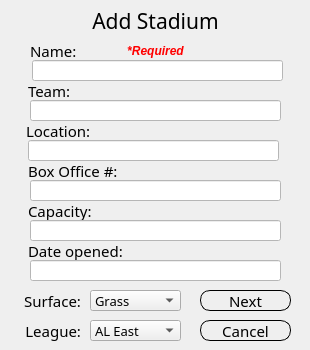
    <widget class="QWidget" name="addStadPage">
     <widget class="QLabel" name="addStadOpenedLabel">
      <property name="geometry">
       <rect>
        <x>28</x>
        <y>240</y>
        <width>251</width>
        <height>21</height>
       </rect>
      </property>
      <property name="font">
       <font>
        <family>Arial Rounded MT Bold</family>
        <pointsize>11</pointsize>
        <weight>50</weight>
        <italic>false</italic>
        <bold>false</bold>
       </font>
      </property>
      <property name="styleSheet">
       <string notr="true">background-color: transparent;
</string>
      </property>
      <property name="text">
       <string>Date opened:</string>
      </property>
      <property name="alignment">
       <set>Qt::AlignLeading|Qt::AlignLeft|Qt::AlignVCenter</set>
      </property>
     </widget>
     <widget class="QLineEdit" name="addStadTeamLineEdit">
      <property name="geometry">
       <rect>
        <x>30</x>
        <y>100</y>
        <width>251</width>
        <height>21</height>
       </rect>
      </property>
      <property name="font">
       <font>
        <family>Arial Rounded MT Bold</family>
        <pointsize>10</pointsize>
       </font>
      </property>
      <property name="styleSheet">
       <string notr="true">background-color: rgb(255, 255, 255);</string>
      </property>
     </widget>
     <widget class="QLabel" name="addStadSurfaceLabel">
      <property name="geometry">
       <rect>
        <x>10</x>
        <y>290</y>
        <width>71</width>
        <height>21</height>
       </rect>
      </property>
      <property name="font">
       <font>
        <family>Arial Rounded MT Bold</family>
        <pointsize>11</pointsize>
        <weight>50</weight>
        <italic>false</italic>
        <bold>false</bold>
       </font>
      </property>
      <property name="styleSheet">
       <string notr="true">background-color: transparent;
</string>
      </property>
      <property name="text">
       <string>Surface:</string>
      </property>
      <property name="alignment">
       <set>Qt::AlignRight|Qt::AlignTrailing|Qt::AlignVCenter</set>
      </property>
     </widget>
     <widget class="QLabel" name="addStadTeamLabel">
      <property name="geometry">
       <rect>
        <x>28</x>
        <y>80</y>
        <width>251</width>
        <height>21</height>
       </rect>
      </property>
      <property name="font">
       <font>
        <family>Arial Rounded MT Bold</family>
        <pointsize>11</pointsize>
        <weight>50</weight>
        <italic>false</italic>
        <bold>false</bold>
       </font>
      </property>
      <property name="styleSheet">
       <string notr="true">background-color: transparent;
</string>
      </property>
      <property name="text">
       <string>Team:</string>
      </property>
      <property name="alignment">
       <set>Qt::AlignLeading|Qt::AlignLeft|Qt::AlignVCenter</set>
      </property>
     </widget>
     <widget class="QLineEdit" name="addStadOpenedLineEdit">
      <property name="geometry">
       <rect>
        <x>30</x>
        <y>260</y>
        <width>251</width>
        <height>21</height>
       </rect>
      </property>
      <property name="font">
       <font>
        <family>Arial Rounded MT Bold</family>
        <pointsize>10</pointsize>
       </font>
      </property>
      <property name="styleSheet">
       <string notr="true">background-color: rgb(255, 255, 255);</string>
      </property>
      <property name="text">
       <string/>
      </property>
     </widget>
     <widget class="QLabel" name="addStadLocLabel">
      <property name="geometry">
       <rect>
        <x>26</x>
        <y>120</y>
        <width>251</width>
        <height>21</height>
       </rect>
      </property>
      <property name="font">
       <font>
        <family>Arial Rounded MT Bold</family>
        <pointsize>11</pointsize>
        <weight>50</weight>
        <italic>false</italic>
        <bold>false</bold>
       </font>
      </property>
      <property name="styleSheet">
       <string notr="true">background-color: transparent;
</string>
      </property>
      <property name="text">
       <string>Location:</string>
      </property>
      <property name="alignment">
       <set>Qt::AlignLeading|Qt::AlignLeft|Qt::AlignVCenter</set>
      </property>
     </widget>
     <widget class="QLineEdit" name="addStadLocLineEdit">
      <property name="geometry">
       <rect>
        <x>28</x>
        <y>140</y>
        <width>251</width>
        <height>21</height>
       </rect>
      </property>
      <property name="font">
       <font>
        <family>Arial Rounded MT Bold</family>
        <pointsize>10</pointsize>
       </font>
      </property>
      <property name="styleSheet">
       <string notr="true">background-color: rgb(255, 255, 255);</string>
      </property>
     </widget>
     <widget class="QComboBox" name="addStadLeagueCombo">
      <property name="geometry">
       <rect>
        <x>90</x>
        <y>320</y>
        <width>91</width>
        <height>21</height>
       </rect>
      </property>
      <property name="font">
       <font>
        <family>Arial Rounded MT Bold</family>
        <pointsize>10</pointsize>
       </font>
      </property>
      <item>
       <property name="text">
        <string>AL East</string>
       </property>
      </item>
      <item>
       <property name="text">
        <string>AL Central</string>
       </property>
      </item>
      <item>
       <property name="text">
        <string>AL West</string>
       </property>
      </item>
      <item>
       <property name="text">
        <string>NL East</string>
       </property>
      </item>
      <item>
       <property name="text">
        <string>NL Central</string>
       </property>
      </item>
      <item>
       <property name="text">
        <string>NL West</string>
       </property>
      </item>
     </widget>
     <widget class="QLabel" name="addStadCapLabel">
      <property name="geometry">
       <rect>
        <x>28</x>
        <y>200</y>
        <width>251</width>
        <height>21</height>
       </rect>
      </property>
      <property name="font">
       <font>
        <family>Arial Rounded MT Bold</family>
        <pointsize>11</pointsize>
        <weight>50</weight>
        <italic>false</italic>
        <bold>false</bold>
       </font>
      </property>
      <property name="styleSheet">
       <string notr="true">background-color: transparent;
</string>
      </property>
      <property name="text">
       <string>Capacity:</string>
      </property>
      <property name="alignment">
       <set>Qt::AlignLeading|Qt::AlignLeft|Qt::AlignVCenter</set>
      </property>
     </widget>
     <widget class="QComboBox" name="addStadSurfaceCombo">
      <property name="geometry">
       <rect>
        <x>90</x>
        <y>290</y>
        <width>91</width>
        <height>21</height>
       </rect>
      </property>
      <property name="font">
       <font>
        <family>Arial Rounded MT Bold</family>
        <pointsize>10</pointsize>
       </font>
      </property>
      <item>
       <property name="text">
        <string>Grass</string>
       </property>
      </item>
      <item>
       <property name="text">
        <string>Artificial turf</string>
       </property>
      </item>
     </widget>
     <widget class="QLabel" name="addStadPhoneLabel">
      <property name="geometry">
       <rect>
        <x>28</x>
        <y>160</y>
        <width>251</width>
        <height>21</height>
       </rect>
      </property>
      <property name="font">
       <font>
        <family>Arial Rounded MT Bold</family>
        <pointsize>11</pointsize>
        <weight>50</weight>
        <italic>false</italic>
        <bold>false</bold>
       </font>
      </property>
      <property name="styleSheet">
       <string notr="true">background-color: transparent;
</string>
      </property>
      <property name="text">
       <string>Box Office #:</string>
      </property>
      <property name="alignment">
       <set>Qt::AlignLeading|Qt::AlignLeft|Qt::AlignVCenter</set>
      </property>
     </widget>
     <widget class="QLineEdit" name="addStadPhoneLineEdit">
      <property name="geometry">
       <rect>
        <x>30</x>
        <y>180</y>
        <width>251</width>
        <height>21</height>
       </rect>
      </property>
      <property name="font">
       <font>
        <family>Arial Rounded MT Bold</family>
        <pointsize>10</pointsize>
       </font>
      </property>
      <property name="styleSheet">
       <string notr="true">background-color: rgb(255, 255, 255);</string>
      </property>
     </widget>
     <widget class="QLabel" name="addStadLeagueLabel">
      <property name="geometry">
       <rect>
        <x>10</x>
        <y>320</y>
        <width>71</width>
        <height>21</height>
       </rect>
      </property>
      <property name="font">
       <font>
        <family>Arial Rounded MT Bold</family>
        <pointsize>11</pointsize>
        <weight>50</weight>
        <italic>false</italic>
        <bold>false</bold>
       </font>
      </property>
      <property name="styleSheet">
       <string notr="true">background-color: transparent;
</string>
      </property>
      <property name="text">
       <string>League:</string>
      </property>
      <property name="alignment">
       <set>Qt::AlignRight|Qt::AlignTrailing|Qt::AlignVCenter</set>
      </property>
     </widget>
     <widget class="QLineEdit" name="addStadCapLineEdit">
      <property name="geometry">
       <rect>
        <x>30</x>
        <y>220</y>
        <width>251</width>
        <height>21</height>
       </rect>
      </property>
      <property name="font">
       <font>
        <family>Arial Rounded MT Bold</family>
        <pointsize>10</pointsize>
       </font>
      </property>
      <property name="styleSheet">
       <string notr="true">background-color: rgb(255, 255, 255);</string>
      </property>
      <property name="text">
       <string/>
      </property>
     </widget>
     <widget class="QLabel" name="addStadLabel">
      <property name="geometry">
       <rect>
        <x>10</x>
        <y>0</y>
        <width>291</width>
        <height>41</height>
       </rect>
      </property>
      <property name="font">
       <font>
        <family>Arial Rounded MT Bold</family>
        <pointsize>16</pointsize>
        <weight>50</weight>
        <italic>false</italic>
        <bold>false</bold>
       </font>
      </property>
      <property name="styleSheet">
       <string notr="true">background-color: transparent;
</string>
      </property>
      <property name="text">
       <string>Add Stadium</string>
      </property>
      <property name="alignment">
       <set>Qt::AlignCenter</set>
      </property>
     </widget>
     <widget class="QLineEdit" name="addStadNameLineEdit">
      <property name="geometry">
       <rect>
        <x>32</x>
        <y>60</y>
        <width>251</width>
        <height>21</height>
       </rect>
      </property>
      <property name="font">
       <font>
        <family>Arial Rounded MT Bold</family>
        <pointsize>10</pointsize>
       </font>
      </property>
      <property name="styleSheet">
       <string notr="true">background-color: rgb(255, 255, 255);</string>
      </property>
     </widget>
     <widget class="QLabel" name="addStadNameLabel">
      <property name="geometry">
       <rect>
        <x>30</x>
        <y>40</y>
        <width>251</width>
        <height>21</height>
       </rect>
      </property>
      <property name="font">
       <font>
        <family>Arial Rounded MT Bold</family>
        <pointsize>11</pointsize>
        <weight>50</weight>
        <italic>false</italic>
        <bold>false</bold>
       </font>
      </property>
      <property name="styleSheet">
       <string notr="true">background-color: transparent;
</string>
      </property>
      <property name="text">
       <string>Name:</string>
      </property>
      <property name="alignment">
       <set>Qt::AlignLeading|Qt::AlignLeft|Qt::AlignVCenter</set>
      </property>
     </widget>
     <widget class="QPushButton" name="addStadNextPush">
      <property name="geometry">
       <rect>
        <x>200</x>
        <y>290</y>
        <width>91</width>
        <height>21</height>
       </rect>
      </property>
      <property name="font">
       <font>
        <family>Arial Rounded MT Bold</family>
        <pointsize>11</pointsize>
       </font>
      </property>
      <property name="cursor">
       <cursorShape>PointingHandCursor</cursorShape>
      </property>
      <property name="styleSheet">
       <string notr="true">QPushButton
{
	border: 1px;
	border-radius: 10px;
	border-style: outset;
}

QPushButton:hover
{
	background-color: rgb(255, 221, 170);
}

QPushButton:pressed
{
	background-color: rgb(212, 185, 141);
}</string>
      </property>
      <property name="text">
       <string>Next</string>
      </property>
     </widget>
     <widget class="QPushButton" name="addStadCancelPush">
      <property name="geometry">
       <rect>
        <x>200</x>
        <y>320</y>
        <width>91</width>
        <height>21</height>
       </rect>
      </property>
      <property name="font">
       <font>
        <family>Arial Rounded MT Bold</family>
        <pointsize>11</pointsize>
       </font>
      </property>
      <property name="cursor">
       <cursorShape>PointingHandCursor</cursorShape>
      </property>
      <property name="styleSheet">
       <string notr="true">QPushButton
{
	border: 1px;
	border-radius: 10px;
	border-style: outset;
}

QPushButton:hover
{
	background-color: rgb(255, 221, 170);
}

QPushButton:pressed
{
	background-color: rgb(212, 185, 141);
}</string>
      </property>
      <property name="text">
       <string>Cancel</string>
      </property>
     </widget>
     <widget class="QLabel" name="addStadAddNameRequiredLabel">
      <property name="geometry">
       <rect>
        <x>80</x>
        <y>40</y>
        <width>151</width>
        <height>21</height>
       </rect>
      </property>
      <property name="font">
       <font>
        <family>Arial</family>
        <pointsize>9</pointsize>
        <weight>75</weight>
        <italic>true</italic>
        <bold>true</bold>
       </font>
      </property>
      <property name="styleSheet">
       <string notr="true">QLabel
{
	background-color: transparent;
	color: red;
}</string>
      </property>
      <property name="text">
       <string>*Required</string>
      </property>
      <property name="alignment">
       <set>Qt::AlignCenter</set>
      </property>
     </widget>
    </widget>
